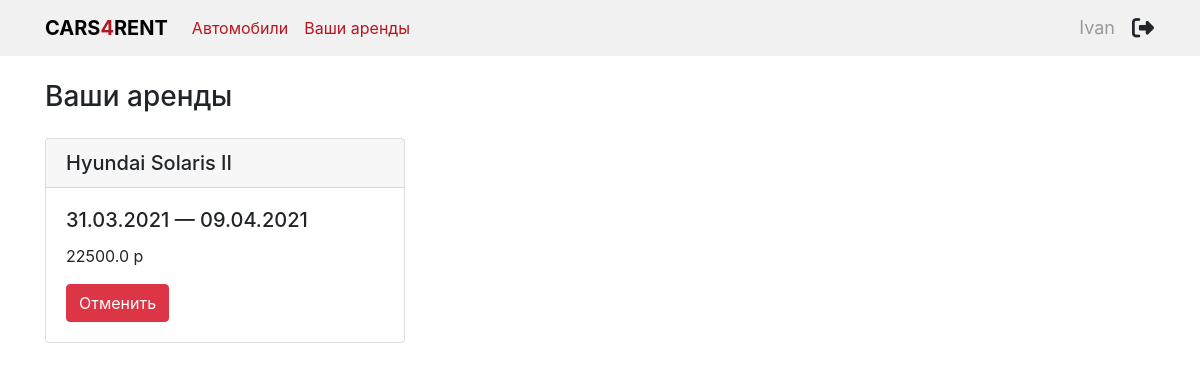
/rent/user_rents/3, run on an earlier commit of the app's database.
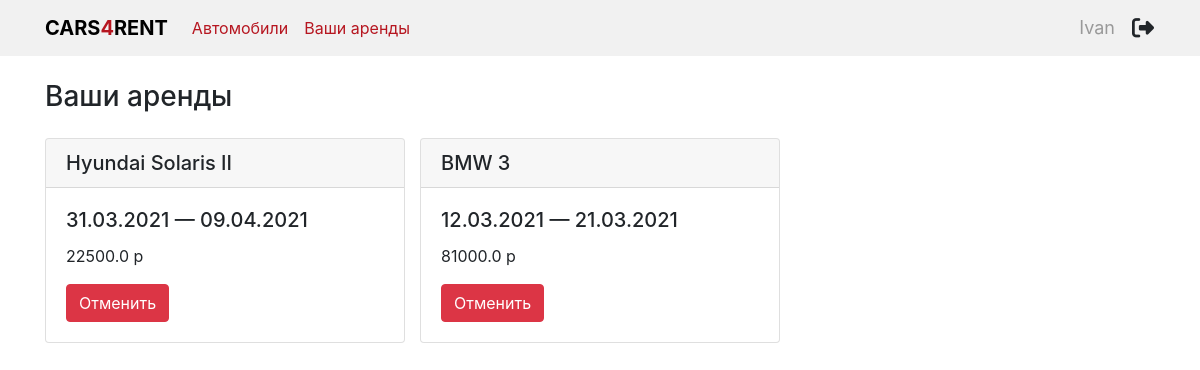
And on a later commit of the database.
### RentCar/apps/rent/models.py (models this page shows, shortened)
class Rent(models.Model):
    class Meta:
        db_table = 'Rent'
        verbose_name = 'Аренда'
        verbose_name_plural = 'Аренды'
    rent_id = models.AutoField('id', primary_key=True)
    cars = models.ForeignKey('Cars', on_delete=models.CASCADE)
    user = models.ForeignKey('auth.user', on_delete=models.CASCADE)
    rent_date = models.DateTimeField('Дата бронирования', blank=True)
    rent_from = models.DateField('Начало аренды')
    rent_till = models.DateField('Конец аренды')
    total_price = models.FloatField('Стоимость аренды', blank=True)

class Cars(models.Model):
    class Meta:
        db_table = 'Cars'
        verbose_name = 'Автомобиль'
        verbose_name_plural = 'Автомобили'
    car_id = models.AutoField('id', primary_key=True)
    brand = models.CharField('Марка', max_length=100)
    model = models.CharField('Модель', max_length=100)
    release_year = models.IntegerField('Год выпуска')
    color = models.CharField('Цвет', max_length=100)
    image = models.CharField('Изображение', max_length=200, default='https://upload.wikimedia.org/wikipedia/commons/thumb/f/f0/Car_with_Driver-Silhouette.svg/1200px-Car_with_Driver-Silhouette.svg.png')
    engine = models.FloatField('Объем двигателя')
    hp = models.IntegerField('Лошадиные силы')
    gearbox = models.CharField('Коробка', max_length=100)
    price = models.FloatField('Цена')
    def __str__(self):
        return f'{self.brand} {self.model}'

### RentCar/apps/rent/views.py (the view)
# urls.py: path('user_rents/<int:user_id>', views.user_rents, name='user_rents'),
def user_rents(request, user_id):
    curr_user = get_object_or_404(User, pk=user_id)
    linked_rents = curr_user.rent_set.all()
    return render(request, 'rent/list_rents.html', {'rent_list': linked_rents, 'user': curr_user})

### RentCar/templates/rent/list_rents.html (shortened to what this page needs)
{% extends 'base.html' %}
{% block content %}
    <h3 class="my-4">Ваши аренды</h3>
    {% if rent_list %}
<div class="row ml-0">
    {% for rent in rent_list %}
        <div class="col-4 mb-3 pl-0">
        <div class="card">
          <h5 class="card-header">{{ rent.cars }}</h5>
          <div class="card-body">
            <h5 class="card-title">{{rent.rent_from |date:"d.m.Y"}} — {{rent.rent_till|date:"d.m.Y"}}</h5>
            <p class="card-text">{{rent.total_price}} р</p>
            <form action="{% url 'rent:delete_rent' rent.rent_id user.id%}" method="POST">
                <button class="btn btn-danger" type = "submit">Отменить</button>
            </form>
          </div>
        </div>
        </div>
        {% endfor %}
    {% else %}
        Аренды отсутствуют
</div>
    {% endif %}
{% endblock %}

What changed in the data, as far as the page shows it:
added Rent: cars "BMW 3", rent_from "12.03.2021", rent_till "21.03.2021", total_price "81000.0"
